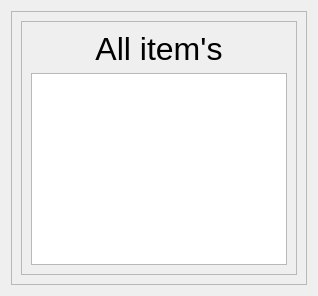
              <widget class="QWidget" name="ShowAllItems">
               <attribute name="icon">
                <iconset>
                 <normaloff>../../images/ItemDB.png</normaloff>../../images/ItemDB.png</iconset>
               </attribute>
               <attribute name="title">
                <string>All item's</string>
               </attribute>
               <layout class="QGridLayout" name="gridLayout_19">
                <item row="0" column="0">
                 <widget class="QFrame" name="mmIiOuterFrame">
                  <property name="frameShape">
                   <enum>QFrame::StyledPanel</enum>
                  </property>
                  <property name="frameShadow">
                   <enum>QFrame::Raised</enum>
                  </property>
                  <layout class="QGridLayout" name="gridLayout_23">
                   <item row="0" column="0">
                    <widget class="QFrame" name="mmIiInnerFrame">
                     <property name="frameShape">
                      <enum>QFrame::StyledPanel</enum>
                     </property>
                     <property name="frameShadow">
                      <enum>QFrame::Raised</enum>
                     </property>
                     <layout class="QGridLayout" name="gridLayout_24">
                      <item row="0" column="0">
                       <layout class="QVBoxLayout" name="mmIiVerticalLayout">
                        <item>
                         <widget class="QLabel" name="mmIiLabel1">
                          <property name="font">
                           <font>
                            <pointsize>24</pointsize>
                           </font>
                          </property>
                          <property name="text">
                           <string>All item's</string>
                          </property>
                          <property name="alignment">
                           <set>Qt::AlignCenter</set>
                          </property>
                         </widget>
                        </item>
                        <item>
                         <widget class="QTableWidget" name="tableWidget">
                          <property name="styleSheet">
                           <string notr="true">color: rgb(85, 85, 85);</string>
                          </property>
                         </widget>
                        </item>
                       </layout>
                      </item>
                     </layout>
                    </widget>
                   </item>
                  </layout>
                 </widget>
                </item>
               </layout>
              </widget>
